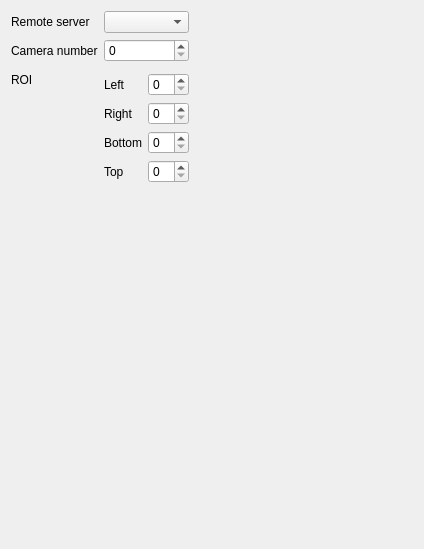
<?xml version="1.0" encoding="UTF-8"?>
<ui version="4.0">
 <class>OrcaQuestConfigEditor</class>
 <widget class="QWidget" name="OrcaQuestConfigEditor">
  <property name="geometry">
   <rect>
    <x>0</x>
    <y>0</y>
    <width>424</width>
    <height>549</height>
   </rect>
  </property>
  <property name="windowTitle">
   <string>Form</string>
  </property>
  <layout class="QHBoxLayout" name="horizontalLayout" stretch="0,1">
   <item>
    <layout class="QFormLayout" name="formLayout">
     <item row="0" column="0">
      <widget class="QLabel" name="label">
       <property name="toolTip">
        <string>&lt;html&gt;&lt;head/&gt;&lt;body&gt;&lt;p&gt;The name of the server that will actually instantiate the device.&lt;/p&gt;&lt;/body&gt;&lt;/html&gt;</string>
       </property>
       <property name="text">
        <string>Remote server</string>
       </property>
      </widget>
     </item>
     <item row="0" column="1">
      <widget class="RemoteServerComboBox" name="_remote_server_combobox"/>
     </item>
     <item row="2" column="0">
      <widget class="QLabel" name="label_2">
       <property name="toolTip">
        <string>&lt;html&gt;&lt;head/&gt;&lt;body&gt;&lt;p&gt;Rectangular region of interest to extract from the full sensor picture.&lt;/p&gt;&lt;/body&gt;&lt;/html&gt;</string>
       </property>
       <property name="text">
        <string>ROI</string>
       </property>
      </widget>
     </item>
     <item row="2" column="1">
      <layout class="QFormLayout" name="formLayout_3">
       <property name="verticalSpacing">
        <number>6</number>
       </property>
       <property name="topMargin">
        <number>5</number>
       </property>
       <item row="0" column="0">
        <widget class="QLabel" name="xLabel">
         <property name="text">
          <string>Left</string>
         </property>
        </widget>
       </item>
       <item row="0" column="1">
        <widget class="QSpinBox" name="_left_spinbox"/>
       </item>
       <item row="1" column="0">
        <widget class="QLabel" name="widthLabel">
         <property name="text">
          <string>Right</string>
         </property>
        </widget>
       </item>
       <item row="1" column="1">
        <widget class="QSpinBox" name="_right_spinbox"/>
       </item>
       <item row="2" column="0">
        <widget class="QLabel" name="yLabel">
         <property name="text">
          <string>Bottom</string>
         </property>
        </widget>
       </item>
       <item row="2" column="1">
        <widget class="QSpinBox" name="_bottom_spinbox"/>
       </item>
       <item row="3" column="0">
        <widget class="QLabel" name="heightLabel">
         <property name="text">
          <string>Top</string>
         </property>
        </widget>
       </item>
       <item row="3" column="1">
        <widget class="QSpinBox" name="_top_spinbox"/>
       </item>
      </layout>
     </item>
     <item row="1" column="0">
      <widget class="QLabel" name="cameraNumberLabel">
       <property name="text">
        <string>Camera number</string>
       </property>
      </widget>
     </item>
     <item row="1" column="1">
      <widget class="QSpinBox" name="_camera_number_spinbox"/>
     </item>
    </layout>
   </item>
   <item>
    <spacer name="horizontalSpacer">
     <property name="orientation">
      <enum>Qt::Horizontal</enum>
     </property>
     <property name="sizeHint" stdset="0">
      <size>
       <width>40</width>
       <height>20</height>
      </size>
     </property>
    </spacer>
   </item>
  </layout>
 </widget>
 <customwidgets>
  <customwidget>
   <class>RemoteServerComboBox</class>
   <extends>QComboBox</extends>
   <header>remote_server_combobox.h</header>
  </customwidget>
 </customwidgets>
 <resources/>
 <connections/>
</ui>
